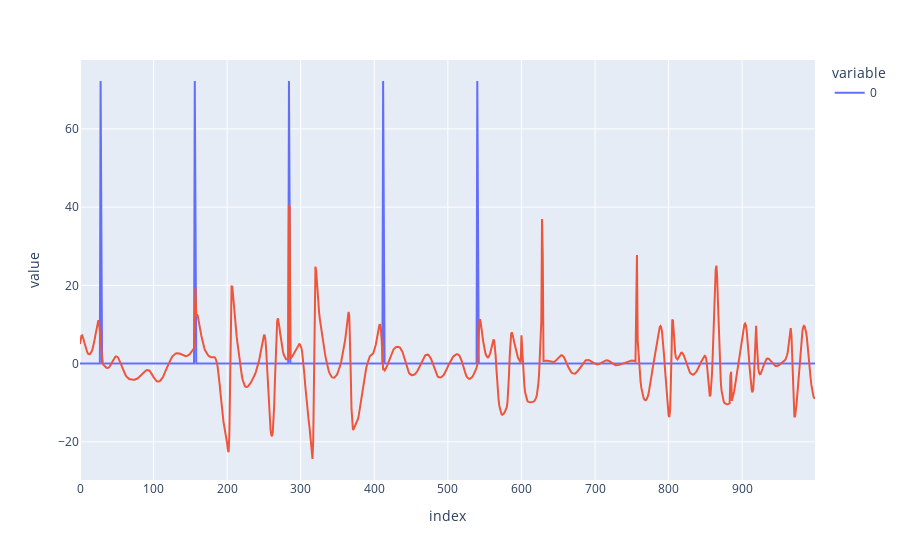

Notebook code for this chart:
### Markdown cell above
# Treinamento com dados do pêndulo

### Code cell
fig = px.line(D[0][16,:1000]/4)
fig.add_trace(go.Scatter(y=D[2][16,:1000], mode='lines', showlegend=False))

### Figure 1 — Plotly figure (JSON) as saved in the notebook; plotly's stock layout.template omitted (floating-point values rounded to 4 significant figures; data arrays with more than 128 entries replaced by an {"elided": "..."} marker saying what was removed)
{"data": [{"hovertemplate": "variable=0<br>index=%{x}<br>value=%{y}<extra></extra>", "legendgroup": "0", "line": {"color": "#636efa", "dash": "solid"}, "marker": {"symbol": "circle"}, "mode": "lines", "name": "0", "orientation": "v", "showlegend": true, "type": "scatter", "x": {"elided": "1000 int values"}, "xaxis": "x", "y": {"elided": "1000 float values"}, "yaxis": "y"}, {"mode": "lines", "showlegend": false, "type": "scatter", "y": {"elided": "1000 float values"}}], "layout": {"legend": {"title": {"text": "variable"}, "tracegroupgap": 0}, "margin": {"t": 60}, "xaxis": {"anchor": "y", "domain": [0, 1], "title": {"text": "index"}}, "yaxis": {"anchor": "x", "domain": [0, 1], "title": {"text": "value"}}}}
